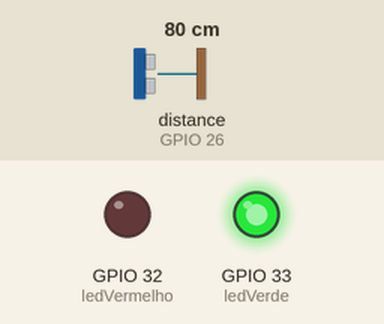
The sketch below on a simulated ESP32. Shown: output pins drawn as LEDs (lit = HIGH). Wiring (inferred from the names in the program): ultrasonic range finder: trigger GPIO 27; echo GPIO 26. Dashed ring = blinking. Inputs (shaded band) come from the test bench; at power-on: distance to the obstacle (sensor on GPIO 26) 80 cm. The echo pulse lasts 58.3 µs per cm; WiFi joins after 1.5 s; servers stay silent unless stated; uploads are accepted with an empty reply; pins used as bus, display or sensor lines are not drawn; what the sketch prints to the serial monitor is not drawn.

Above: at 2.7 s.
2.8 s: distance to the obstacle (sensor on GPIO 26) set to 33 cm
5.8 s: distance to the obstacle (sensor on GPIO 26) set to 28 cm
At 7.3 s:
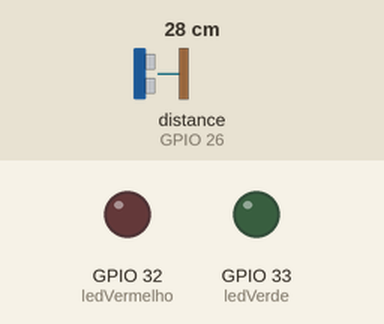
8.5 s: distance to the obstacle (sensor on GPIO 26) set to 35 cm
At 9.4 s:
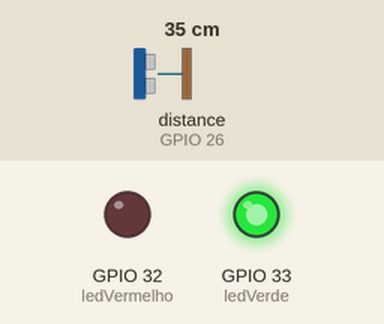
10.0 s: distance to the obstacle (sensor on GPIO 26) set to 2 cm
At 11.7 s:
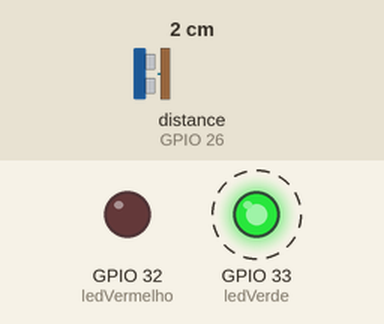
Timing chart, 0 to 14.0 s (numbered marks = the images above; inputs shaded):
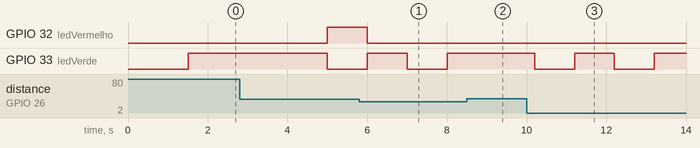

The sketch:

Acqua_Energy_Chuveiro_API.ino
```cpp
#include <WiFi.h>
#include <HTTPClient.h>

const char* ssid = "Wantovani";        // Substitua pelo nome da sua rede Wi-Fi
const char* password = "123tovani456";   // Substitua pela senha da sua rede Wi-Fi
const char* serverUrl = "http://192.168.15.23:3001/api/dados";  // URL da API (substitua <seu_ip> pelo IP do servidor)

const int triggerPin = 27;  // Pino do trigger do sensor ultrassônico
const int echoPin = 26;     // Pino do echo do sensor ultrassônico
const int ledVermelho = 32; // Pino do LED vermelho
const int ledVerde = 33;    // Pino do LED verde

unsigned long tempoAnterior = 0;  // Armazena o tempo anterior
unsigned long intervalo = 1000;   // Intervalo de 1 segundo
int segundos = 0;                 // Contador de segundos
long distancia;                   // Armazena a distância medida
unsigned long tempoSemUso = 0;    // Tempo que o chuveiro está desligado
const int tempoParaZerar = 5000;  // Tempo para zerar o contador (5 segundos de ausência)
bool algoDetectado = false;       // Estado de detecção
bool estadoLedVerde = LOW;        // Estado atual do LED verde (para piscar)


void setup() {
  Serial.begin(115200);

  // Configura os pinos
  pinMode(triggerPin, OUTPUT);
  pinMode(echoPin, INPUT);
  pinMode(ledVermelho, OUTPUT);
  pinMode(ledVerde, OUTPUT);

  // Conectar ao Wi-Fi
  WiFi.begin(ssid, password);
  Serial.print("Conectando ao Wi-Fi");
  while (WiFi.status() != WL_CONNECTED) {
    delay(500);
    Serial.print(".");
  }
  Serial.println("\nConectado ao Wi-Fi!");
}

// Função para enviar dados para a API
void enviarDadosAPI(int tempoUso) {
  if (WiFi.status() == WL_CONNECTED) {
    HTTPClient http;
    http.begin(serverUrl);
    http.addHeader("Content-Type", "application/json");

    // Constrói o JSON com o tempo de uso
    String payload = "{\"tempo_uso\":" + String(tempoUso) + "}";

    // Envia o POST com o tempo de uso
    int httpResponseCode = http.POST(payload);
    if (httpResponseCode > 0) {
      String resposta = http.getString();
      Serial.println("Resposta da API: " + resposta);
    } else {
      Serial.println("Erro ao enviar dados: " + String(httpResponseCode));
    }

    http.end();
  } else {
    Serial.println("Wi-Fi desconectado.");
  }
}

void loop() {
  // Envia um pulso de 10 microsegundos para o trigger
  digitalWrite(triggerPin, LOW);
  delayMicroseconds(2);
  digitalWrite(triggerPin, HIGH);
  delayMicroseconds(10);
  digitalWrite(triggerPin, LOW);

  // Lê o tempo que o pulso levou para retornar
  long duracao = pulseIn(echoPin, HIGH);
  // Calcula a distância em centímetros
  distancia = duracao * 0.034 / 2;

  unsigned long tempoAtual = millis();  // Obtém o tempo atual

  // Verifica se a distância está abaixo de um valor (ex: 40 cm)
  if (distancia < 30 && distancia > 0) {  // Evita valores negativos e fora do alcance
    // Verifica se já passou 1 segundo
    if (tempoAtual - tempoAnterior >= intervalo) {
      tempoAnterior = tempoAtual;  // Atualiza o tempo anterior
      segundos++;  // Incrementa o contador de segundos

      // Exibe o tempo que o chuveiro esteve em uso no monitor serial
      Serial.println(segundos);
      enviarDadosAPI(segundos);

      // Pisca o LED verde a cada segundo
      estadoLedVerde = !estadoLedVerde;
      digitalWrite(ledVerde, estadoLedVerde);
    }

    // Reseta o tempo que o sensor está sem uso, já que detectou algo
    tempoSemUso = millis();
    algoDetectado = true;  // Algo foi detectado

    // Desliga o LED vermelho (quando algo for detectado)
    digitalWrite(ledVermelho, LOW);
  }
  else {
    // Se passar até 5 segundos sem detecção
    if (millis() - tempoSemUso < tempoParaZerar) {
      // LED verde fica ligado continuamente, sem piscar
      digitalWrite(ledVerde, HIGH);
    }
    // Se passar mais de 5 segundos sem detecção
    else if (millis() - tempoSemUso >= tempoParaZerar) {
      algoDetectado = false;  // Marca que não há detecção ativa

      // Liga o LED vermelho e desliga o LED verde após 5 segundos de ausência
      digitalWrite(ledVerde, LOW);
      digitalWrite(ledVermelho, HIGH);

      // Zera o contador de segundos
      segundos = 0;

    }
  }
}
```

Measured:
- the behaviour switches between 31 and 30 cm on distance to the obstacle (sensor on GPIO 26) (found by bisection; images 0 and 1)
- after the input at 5.8 s, GPIO 32 (ledVermelho): HIGH → LOW after 0.20 s; GPIO 33 (ledVerde): LOW → HIGH after 0.20 s, → LOW 1.0 s later, → HIGH 1.0 s later
- after the input at 8.5 s, GPIO 33 (ledVerde): stays HIGH (without the input it goes to LOW after 0.51 s)
- after the input at 10.0 s, GPIO 32 (ledVermelho): stays LOW (without the input it goes to HIGH after 3.5 s)
